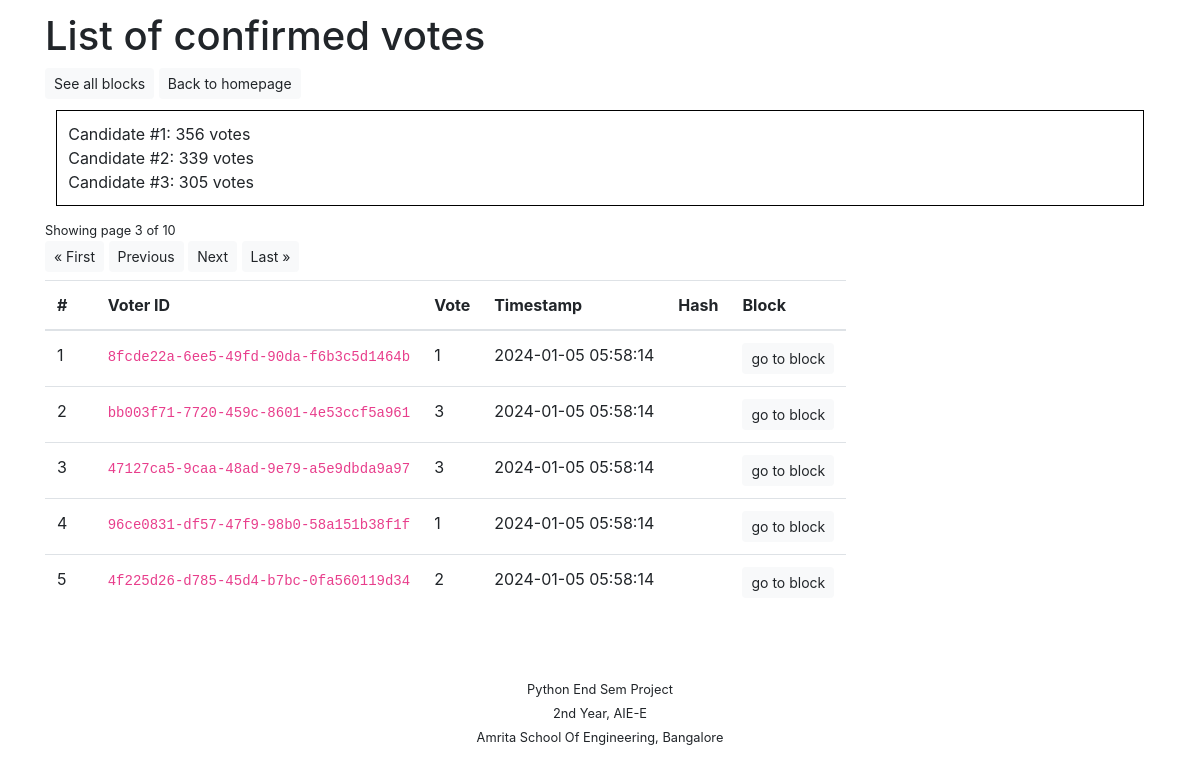
Screenshot of /sim/transactions/?page=3 with the database file from the repository.
### simulation/models.py (models this page shows)
class Vote(models.Model):
    id = models.UUIDField(primary_key=True, default=uuid.uuid4)
    vote = models.IntegerField(default=get_vote)
    timestamp = models.FloatField(default=get_timestamp)
    block_id = models.IntegerField(null=True)
    def __str__(self):
        return "{}|{}|{}".format(self.id, self.vote, self.timestamp)

### simulation/views.py (the view)
# urls.py: path('transactions/', views.transactions, name='transactions'),
def transactions(request):
    vote_list = Vote.objects.all().order_by('timestamp')
    paginator = Paginator(vote_list, 100, orphans=20, allow_empty_first_page=True)
    page = request.GET.get('page')
    votes = paginator.get_page(page)
    hashes = [SHA3_256.new(str(v).encode('utf-8')).hexdigest() for v in votes]
    block_hashes = []
    for i in range(0, len(votes)):
        try:
            b = Block.objects.get(id=votes[i].block_id)
            h = b.h
        except:
            h = 404
        block_hashes.append(h)
    votes_pg = votes # for pagination
    votes = zip(votes, hashes, block_hashes)
    result = []
    for i in range(0, 3):
        try:
            r = Vote.objects.filter(vote=i+1).count()
        except:
            r = 0
        result.append(r)
    context = {
        'votes': votes,
        'result': result,
        'votes_pg': votes_pg,
    }
    return render(request, 'simulation/transactions.html', context)

### simulation/templatetags/sim_filters.py (called while the page is built)
@register.filter
def unix_to_date(val):
    return datetime.datetime.fromtimestamp(val)

### simulation/templates/simulation/transactions.html (shortened to what this page needs)
{% extends 'base.html' %}
{% load sim_filters %}
{% block body_bl %}
<div class="container">
    <h1>List of confirmed votes</h1>
    <a class="btn btn-light btn-sm" href="{% url 'simulation:blockchain' %}" role="button">See all blocks</a>
    <a class="btn btn-light btn-sm" href="{% url 'welcome:home' %}" role="button">Back to homepage</a>
    <div style="margin:1%; padding:1%; border:1px solid black;">
        {% for r in result %}
            Candidate #{{ forloop.counter }}: {{ r }} votes<br>
        {% endfor %}
    </div>
    <small>Showing page {{ votes_pg.number }} of {{ votes_pg.paginator.num_pages }}</small>
    <div class="pagination pb-2">
        <span class="step-links">
            {% if votes_pg.has_previous %}
                <a class="btn btn-light btn-sm" href="?page=1" role="button">&laquo; First</a>
                <a class="btn btn-light btn-sm" href="?page={{ votes_pg.previous_page_number }}" role="button">Previous</a>
            {% endif %}
            {% if votes_pg.has_next %}
                <a class="btn btn-light btn-sm" href="?page={{ votes_pg.next_page_number }}" role="button">Next</a>
                <a class="btn btn-light btn-sm" href="?page={{ votes_pg.paginator.num_pages }}" role="button">Last &raquo;</a>
            {% endif %}
        </span>
    </div>
    <table class="table table-hover">
        <thead>
            <tr>
                <th scope="col">#</th>
                <th scope="col">Voter ID</th>
                <th scope="col">Vote</th>
                <th scope="col">Timestamp</th>
                <th scope="col">Hash</th>
                <th scope="col">Block</th>
            </tr>
        </thead>
        <tbody>
            {% for ballot, h, bh in votes %}
            <tr>
                <td>{{ forloop.counter }}</td>
                <td><code>{{ ballot.id }}</code></th>
                <td>{{ ballot.vote }}</td>
                <td>{{ ballot.timestamp|unix_to_date|date:"Y-m-d H:i:s" }}</td>
                <td title="{{ h }}"><code>{{ h|truncatechars:20 }}</code></td>
                <td><a class="btn btn-light btn-sm" href="{% url 'simulation:block_detail' block_hash=bh %}" role="button">go to block</a></td>
            </tr>
            {% empty %}
                <p>No record.</p>
            {% endfor %}
        </tbody>
    </table>
</div>
{% endblock %}

### static/css/main.css (style rules this page uses)
body { padding-top: 1%; padding-bottom: 1%; }
table { display: block; overflow: auto; height: 320px; white-space: nowrap; }

### rows the page displays
Vote: id "8fcde22a-6ee5-49fd-90da-f6b3c5d1464b", vote "1", timestamp|unix_to_date "2024-01-05 05:58:14"
Vote: id "bb003f71-7720-459c-8601-4e53ccf5a961", vote "3", timestamp|unix_to_date "2024-01-05 05:58:14"
Vote: id "47127ca5-9caa-48ad-9e79-a5e9dbda9a97", vote "3", timestamp|unix_to_date "2024-01-05 05:58:14"
Vote: id "96ce0831-df57-47f9-98b0-58a151b38f1f", vote "1", timestamp|unix_to_date "2024-01-05 05:58:14"
Vote: id "4f225d26-d785-45d4-b7bc-0fa560119d34", vote "2", timestamp|unix_to_date "2024-01-05 05:58:14"

### other values shown
{{ r }} "356" "339" "305"
{{ votes_pg.number }} "3"
{{ votes_pg.paginator.num_pages }} "10"
